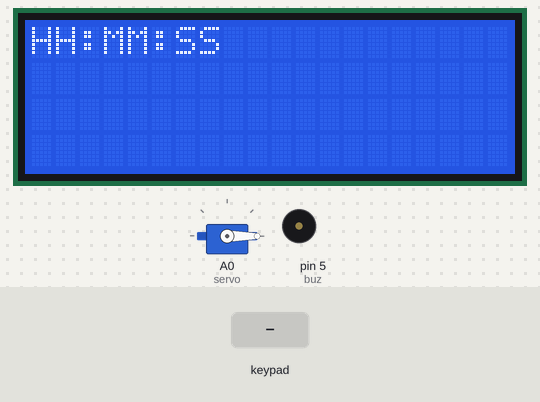
The sketch below on a simulated Arduino Uno, built with avr-gcc and run on an emulated ATmega328P. On the bench: servo, 20×4 character LCD, buzzer (waves = sounding, pin HIGH). Inputs (shaded band) come from the test bench. What the sketch prints to the serial monitor is not drawn.

Above: at 2.7 s.
2.8 s: keypad keys 1 0 1 1 1 2 1 3 D pressed 0.4 s apart
At 5.7 s:
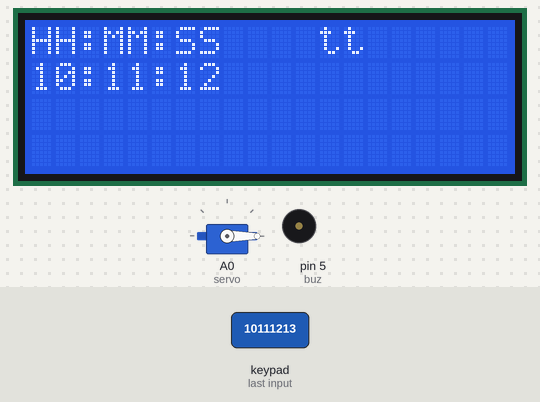
9.4 s: key 'A' pressed
At 12.17 s:
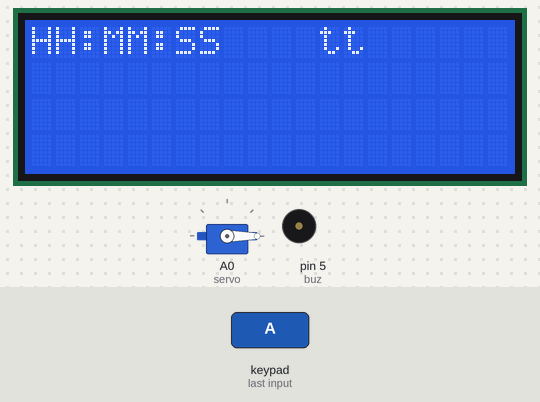
12.4 s: keypad keys 1 3 9 7 pressed 0.4 s apart
At 13.7 s:
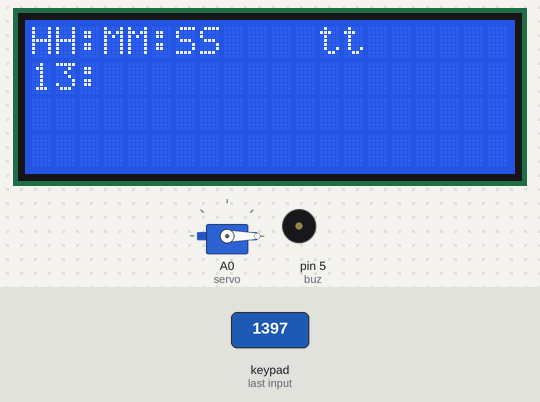
15.5 s: key '1' pressed
Timing chart, 0 to 18.0 s (numbered marks = the images above; inputs shaded):
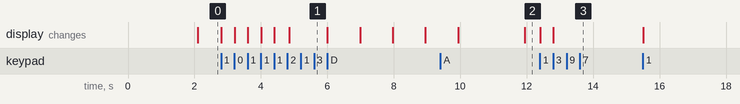

The sketch:

timer_code5_mine3_edit1.ino
```cpp
#include <LiquidCrystal_I2C.h>
LiquidCrystal_I2C lcd(0x27,20,4);
#include <Keypad.h>
#include <Servo.h>

Servo servo;

const byte ROWS = 4; // Four rows
const byte COLS = 4; // Four columns


char keys[ROWS][COLS] = {

  {'1','2','3','A'},

  {'4','5','6','B'},

  {'7','8','9','C'},

  {'*','0','#','D'}

};

byte rowPins[ROWS] = { 6, 7, 8, 9 };// Connect keypad ROW0, ROW1, ROW2 and ROW3 to these Arduino pins
byte colPins[COLS] = { 10, 11, 12, 13 };// Connect keypad COL0, COL1 and COL2 to t

Keypad kpd = Keypad( makeKeymap(keys), rowPins, colPins, ROWS, COLS );

 bool start = false;
 bool end = false;
 bool input = false;
 char key;
 String keyss;
 int num;
 int curser=0;
 int HH, MM, SSS;

 int buz = 5;
 unsigned long mms, mms1;

 bool light = true;
 bool skip = false;

void setup() {
  // put your setup code here, to run once:
  servo.attach(A0);
  servo.write(0);  //125

  lcd.init();
  lcd.setCursor(1, 0);
  lcd.print("3omar.hs");
  lcd.setCursor(0, 1);
  lcd.print(".......");
  lcd.backlight();
  Serial.begin(9600);
//Serial.println(servo.read());
  pinMode(buz, OUTPUT);
}

void loop() {
  // put your main code here, to run repeatedly:
  delay(2000);
  lcd.setCursor(0, 1);
  lcd.print("                   ");

  if(input == false){

    HH = first_digit();
    Serial.println(HH);
    lcd.setCursor(curser, 1);
    lcd.print(":");
    curser++;


    MM = first_digit();
    Serial.println(MM);
    lcd.setCursor(curser, 1);
    lcd.print(":");
    curser++;


    SSS = first_digit();
    Serial.println(SSS);
    lcd.setCursor(curser, 1);
    curser++;

    printt();
    input = true;
  }

  if(input == true){
    key = kpd.getKey();

    while(key != 'D'){
      key = kpd.getKey();
    }

    if(key == 'C'){
      input = false;
      HH = 0;
      MM = 0;
      SSS = 0;
      lcd.setCursor(0, 1);
      lcd.print("                  ");
      lcd.setCursor(9, 1);
      lcd.print("C");
      Serial.println("C");
    }

    if(key == 'D'){
      lcd.setCursor(9, 1);
      lcd.print("D");
      Serial.println("D");
      start = true;
      input = false;
    }
  }

  while(start == true){
    delay(935);  //add to get more slower..
    key = kpd.getKey();
    if(key == 'B'){
      lcd_light();
    }
    if(key == 'A'){
      start = false;
    }
    if(SSS<2){
      if(MM != 0){
        MM -= 1;
        SSS = 60;
      }

      if((MM == 0)&&(HH != 0)){
        HH -= 1;
        MM = 60;
      }

      if((MM == 0)&&(HH == 0)&&(SSS == 0)){
      start = false;
      end = true;
      }
    }
    SSS--;
    curser=0;
    lcd.setCursor(9, 1);
    lcd.print(" ");
    lcd.setCursor(11, 0);
    lcd.print("    ");

    printt();
  }

  if(end == true){
    mms = millis();
    while(millis() <= mms+30000){
      key = kpd.getKey();
      if(key == 'A'){
        mms = -30000;
        skip = true;
      }

        mms1 = millis();
        while(millis() <= mms1+200)
        digitalWrite(buz, HIGH);

        mms1 = millis();
        while(millis() <= mms1+100)
        digitalWrite(buz, LOW);
    }
    if(skip == false){
      for(int i =0; i < 90; i++) //When servo is a position 0, servo will rotate to 180 degrees (half rotation)
      {   servo.write(i);
          delay(15);
      }
      lcd.setCursor(0, 1);
//      lcd.print("finished..");
      lcd.print("Alarm....                  ");
      lcd.setCursor(11, 0);
      lcd.print("    ");
      mms1 = millis();
          while(millis() <= mms1+1700)
          ;
      for(int i = 90; i > 0; i--) //When servo is a position 180, servo will rotate to 0 degrees (beginning position)
      {
          servo.write(i);
          delay(3);
      }
      //delay(2000);
    }
    else{
      lcd.setCursor(0, 1);
      lcd.print("skipped..");
    }
  }
}

int first_digit(){
  keyss = "";
  lcd.setCursor(0, 0);
  lcd.print("HH:MM:SS ");
  lcd.setCursor(0, 1);
  bool second_digit = false;
  while(keyss.length() < 2){
    key = kpd.getKey();
    if((key == '0')||(key == '1')||(key == '2')||(key == '3')||(key == '4')||(key == '5')||(key == '6')||(key == '7')||(key == '8')||(key == '9')){
      if(second_digit == false){
        if((key == '0')||(key == '1')||(key == '2')||(key == '3')||(key == '4')||(key == '5')||(key == '6')){
          keyss += key;
          lcd.setCursor(curser, 1);
          lcd.print(key);
          curser++;
          second_digit = true;
        }
      }
      else{
        if(second_digit == true){
          if(keyss == "6"){
            if(key == '0'){
              keyss += key;
              lcd.setCursor(curser, 1);
              lcd.print(key);
              curser++;
            }
          }
          else{
            keyss += key;
            lcd.setCursor(curser, 1);
            lcd.print(key);
            curser++;
          }
        }
      }
    }
  }
  //Serial.println(keyss);
  num = keyss.toInt();
  Serial.print("num: ");
  Serial.println(num);
  return num;
}

String tim;
String tHH, tMM, tSSS;

void printt(){

  lcd.setCursor(0, 1);
  lcd.print("                  ");
  lcd.setCursor(0, 0);
  lcd.print("HH:MM:SS    tt");
  lcd.setCursor(0, 1);


  tHH = HH;
  if(HH<9){
    tHH = HH;
    tHH =  "0"+tHH;
  }
  tMM = MM;
  if(HH<9){
    tMM = "0"+MM;
    tMM =  "0"+tMM;
  }
  tSSS = SSS;
  if(SSS<9){
    tSSS = "0"+SSS;
    tSSS =  "0"+tSSS;
  }
  tim = tHH+":"+tMM+":"+tSSS ;
  lcd.print(tim);

//  lcd.print(HH);
//  lcd.setCursor(2, 1);
//  lcd.print(":");
//  lcd.setCursor(3, 1);
//  lcd.print(MM);
//  lcd.setCursor(5, 1);
//  lcd.print(":");
//  lcd.setCursor(6, 1);
//  lcd.print(SSS);
//  if(SSS == -1){
//    lcd.setCursor(0, 1);
//    lcd.print("                  ");
//    lcd.setCursor(0, 1);
//    lcd.print("Alarm....");
//  }
}

void lcd_light(){
  if(light == true){
    lcd.backlight();
  }
  else{
    lcd.noBacklight();
  }
}

//void loop(){}
```

Measured:
- after the input at 2.8 s, the display: first changes at once (image 1 shows a later state)
- after the input at 9.4 s, the display: first differs from a run without the input after 2.5 s (image 2)
- after the input at 12.4 s, the display: first changes at once (image 3 shows a later state)
